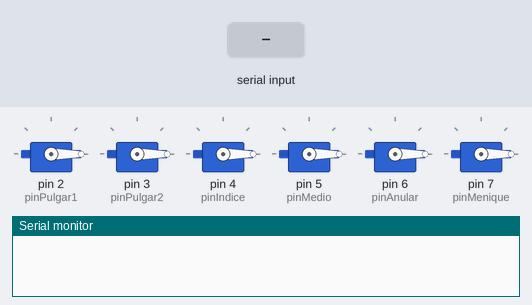
This sketch was run on a simulated Arduino Uno, built with avr-gcc and run on an emulated ATmega328P. Shown: 6 × servo, the last lines printed to the serial monitor. Inputs (shaded band) come from the test bench.

Above: at 1.2 s.
1.3 s: "P" received over the second serial link
At 1.7 s:
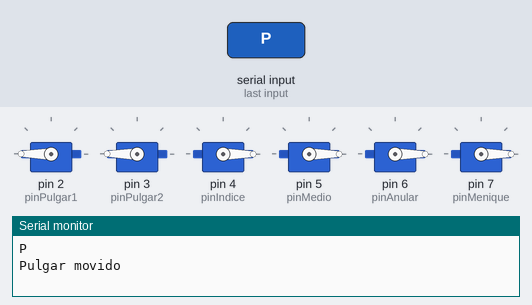
2.8 s: "I" received over the second serial link
At 4.0 s:
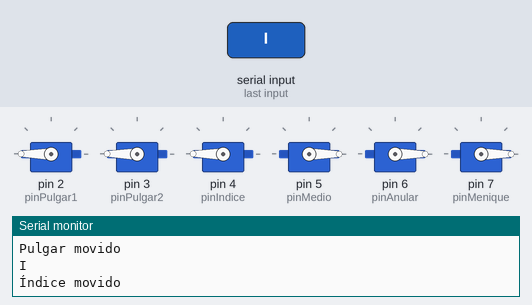
4.3 s: "M" received over the second serial link
At 5.2 s:
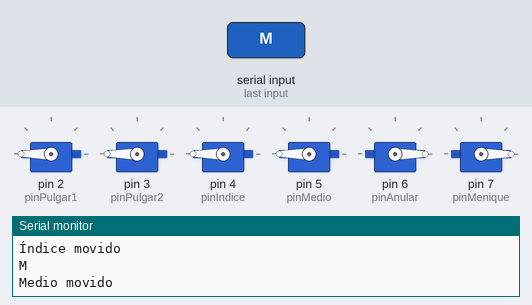
5.8 s: "A" received over the second serial link
At 6.3 s:
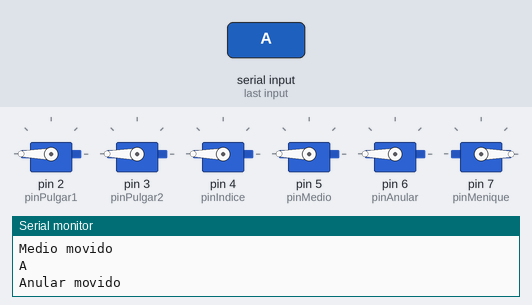
7.3 s: "E" received over the second serial link
At 8.5 s:
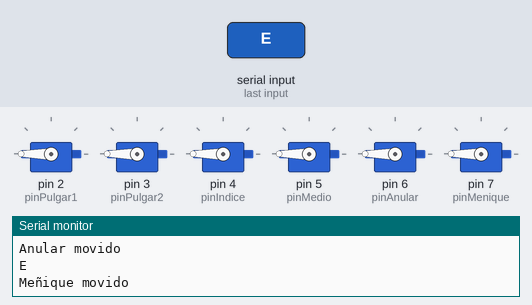
8.8 s: "P" received over the second serial link
At 9.8 s:
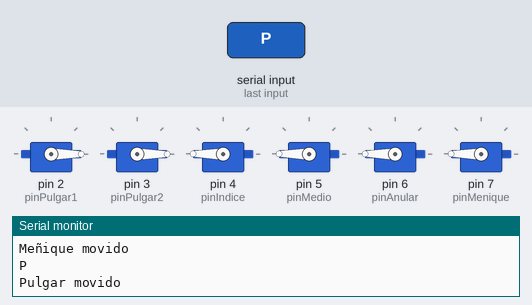
Timing chart, 0 to 11.3 s (numbered marks = the images above; inputs shaded):
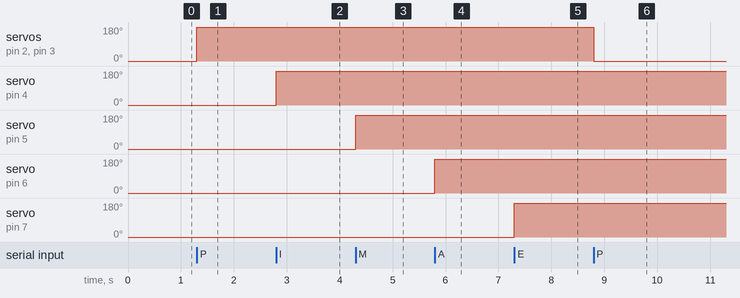

Measured:
- after the input at 1.3 s, servo on pin 2 (pinPulgar1), servo on pin 3 (pinPulgar2): 0° → 180° at once
- after the input at 2.8 s, servo on pin 4 (pinIndice): 0° → 180° at once
- after the input at 4.3 s, servo on pin 5 (pinMedio): 0° → 180° at once
- after the input at 5.8 s, servo on pin 6 (pinAnular): 0° → 180° at once
- after the input at 7.3 s, servo on pin 7 (pinMenique): 0° → 180° at once
- after the input at 8.8 s, servo on pin 2 (pinPulgar1), servo on pin 3 (pinPulgar2): 180° → 0° at once

The sketch:

codigo_arduino.ino
```cpp
#include <Servo.h>
#include <SoftwareSerial.h>

// Comunicación Bluetooth
SoftwareSerial BT1(10, 11);

// Pines de los servomotores
const int pinPulgar1 = 2;
const int pinPulgar2 = 3;
const int pinIndice = 4;
const int pinMedio = 5;
const int pinAnular = 6;
const int pinMenique = 7;

// Objetos Servo
Servo servoPulgar1;
Servo servoPulgar2;
Servo servoIndice;
Servo servoMedio;
Servo servoAnular;
Servo servoMenique;

char comando;

void setup() {
    // Configurar comunicación
    BT1.begin(9600);
    Serial.begin(9600);

    // Asociar pines a los servos
    servoPulgar1.attach(pinPulgar1);
    servoPulgar2.attach(pinPulgar2);
    servoIndice.attach(pinIndice);
    servoMedio.attach(pinMedio);
    servoAnular.attach(pinAnular);
    servoMenique.attach(pinMenique);

    // Inicializar todos los servos en posición inicial
    servoPulgar1.write(0);
    servoPulgar2.write(0);
    servoIndice.write(0);
    servoMedio.write(0);
    servoAnular.write(0);
    servoMenique.write(0);
}

void loop() {
    // Leer comando del Bluetooth
    if (BT1.available()) {
        comando = BT1.read();
        Serial.println(comando);

        switch (comando) {
            // Movimiento del pulgar
            case 'P':
                servoPulgar1.write(servoPulgar1.read() == 0 ? 180 : 0);
                servoPulgar2.write(servoPulgar2.read() == 0 ? 180 : 0);
                Serial.println("Pulgar movido");
                break;

            // Movimiento del índice
            case 'I':
                servoIndice.write(servoIndice.read() == 0 ? 180 : 0);
                Serial.println("Índice movido");
                break;

            // Movimiento del medio
            case 'M':
                servoMedio.write(servoMedio.read() == 0 ? 180 : 0);
                Serial.println("Medio movido");
                break;

            // Movimiento del anular
            case 'A':
                servoAnular.write(servoAnular.read() == 0 ? 180 : 0);
                Serial.println("Anular movido");
                break;

            // Movimiento del meñique
            case 'E':
                servoMenique.write(servoMenique.read() == 0 ? 180 : 0);
                Serial.println("Meñique movido");
                break;

            // Reset de todos los servos
            case 'S':
                servoPulgar1.write(0);
                servoPulgar2.write(0);
                servoIndice.write(0);
                servoMedio.write(0);
                servoAnular.write(0);
                servoMenique.write(0);
                Serial.println("Todos los servos en posición inicial");
                break;

            default:
                Serial.println("Comando desconocido");
                break;
        }
    }
}
```
